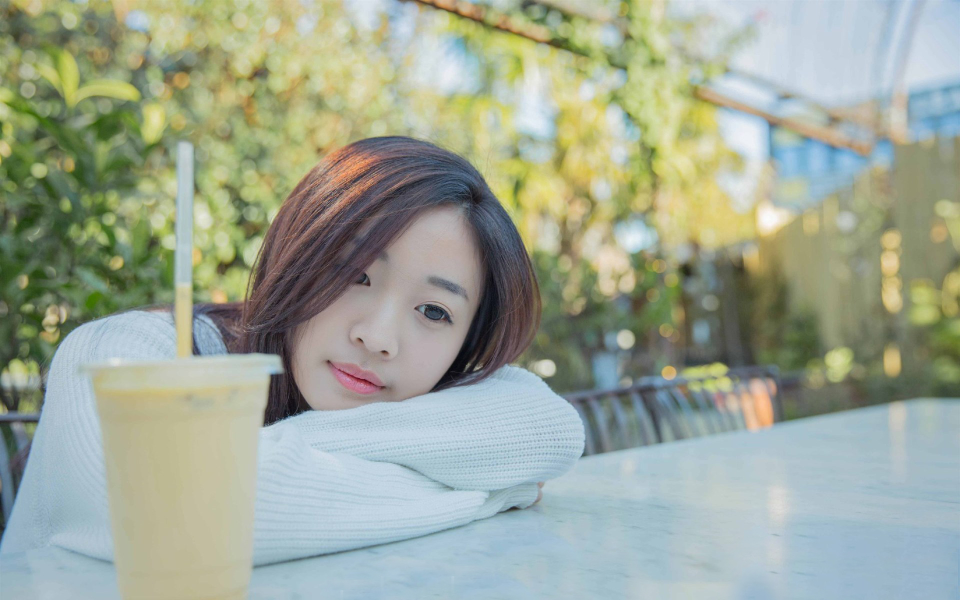
#> input picture PictureAnalysis/data/2018061301.jpg, 1920 x 1200 px (shown at 1/2 size)
$ python OpencvMask2.py
#> lines starting #> are read from the running program, lines starting #| are printed output that depends on the picture; after the words box and inside, x2 and y2 are one past the last pixel; in counts of white or black regions, pixels touching at a corner belong together
#!/usr/bin/env python3
# -*- encoding:utf-8 -*-

"""
@license:   (C) Copyright 2013-2017, Node Supply Chain Manager Corporation Limited.
@software:  PyCharm
@file:      PythonTools_OpencvMask.py
@author:    ziv
@time:      19-4-30
@version:   v1.0.0
@desc:      使用OpenCV实现隐藏图片功能
"""


import cv2
import numpy as np


class OpenCVMask():
    def __init__(self):
        img_width = 512
        img_height = 512
        show = "../data/2018061301.jpg"
        hide = "../data/2018061302.jpg"
        size = img_width, img_height
        # read img
        self.img_show = cv2.resize(cv2.imread(show), size, interpolation=cv2.INTER_CUBIC)
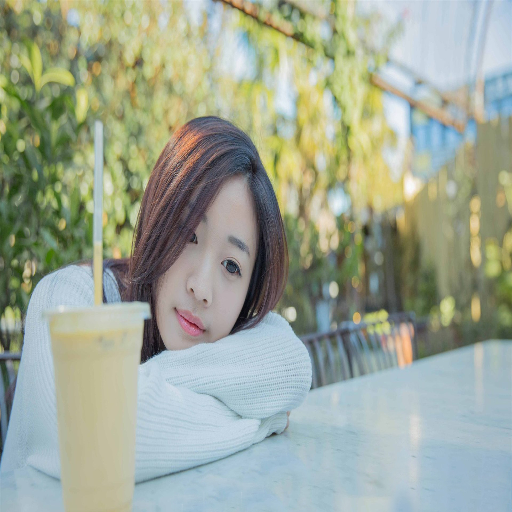
#> self.img_show: shape (512, 512, 3); mean B, G, R 150.1, 166.6, 157.7
        self.img_hide = cv2.resize(cv2.imread(hide), size, interpolation=cv2.INTER_CUBIC)
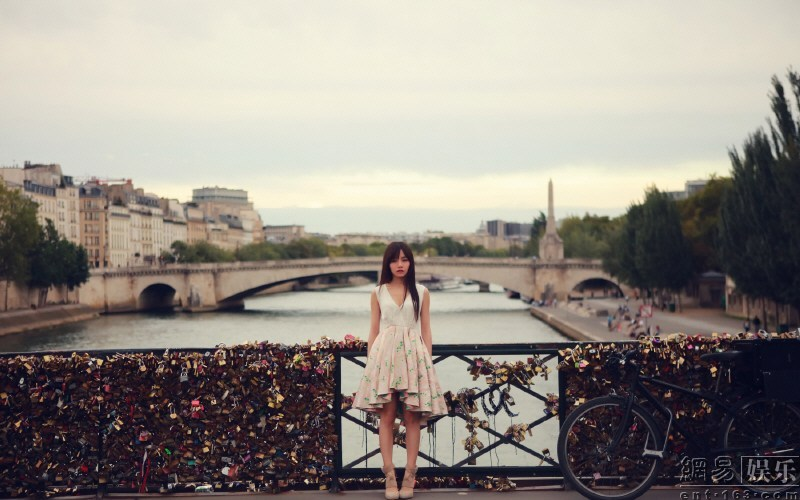
#> input picture PictureAnalysis/data/2018061302.jpg, 800 x 500 px
        print("1. 加载图片 -> finished")

    def image_bgr2gray(self):
        # Y = 0.299R + 0.587G + 0.114B
        self.img_show = cv2.cvtColor(self.img_show, cv2.COLOR_BGR2GRAY)
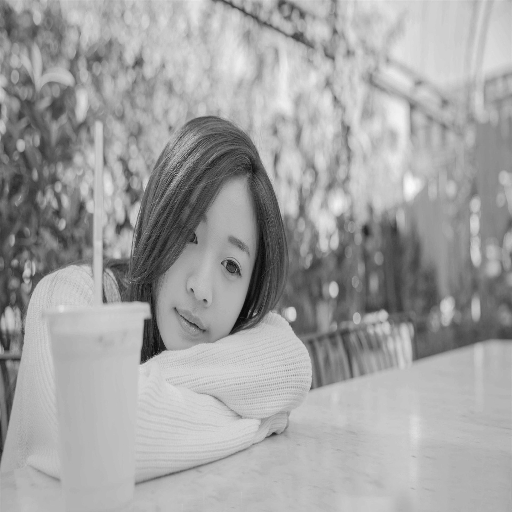
#> self.img_show: shape (512, 512); min 6, max 251, mean 162.1
        self.img_hide = cv2.cvtColor(self.img_hide, cv2.COLOR_BGR2GRAY)
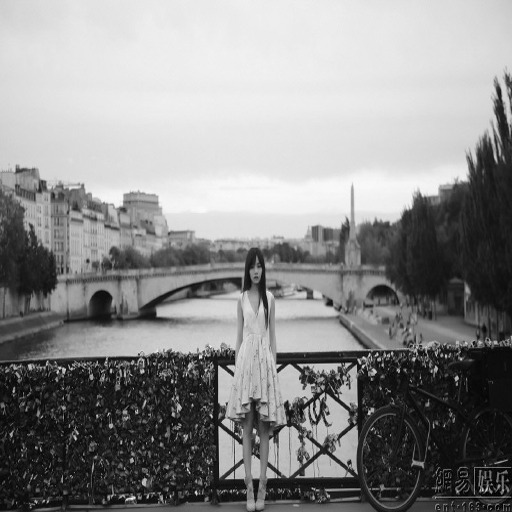
#> self.img_hide: shape (512, 512); min 0, max 250, mean 140.3
        print("2. 灰度处理 -> finished")
        # [8 lines of commented-out code are left out]

    def conv(self):
        # img = np.zeros((self.img_height, self.img_width, 4), np.uint8)
        # print(self.img_hide)

        alpha = 255 + self.img_hide - self.img_show
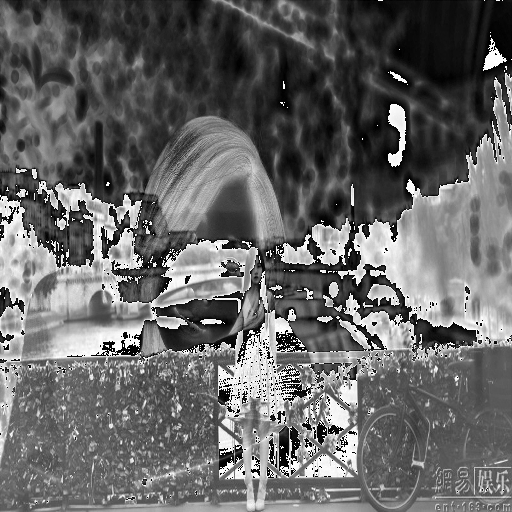
#> alpha: shape (512, 512); min 0, max 255, mean 102
        print(alpha)
#> (printed output is left out)
        data = np.clip((255 * (self.img_hide / (alpha + 1))), 0, 255)
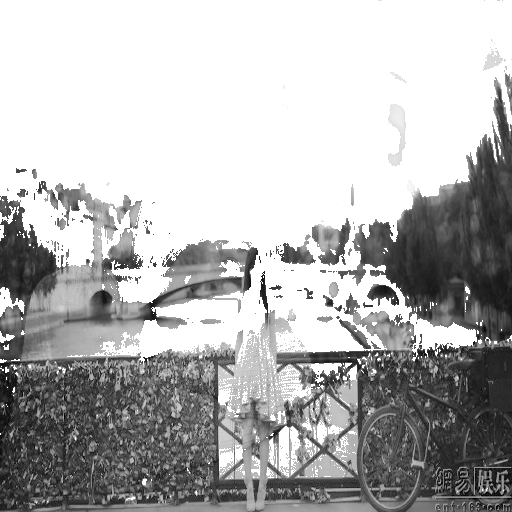
#> data: shape (512, 512) float64; min 0, max 255, mean 179.4
        print(data)
#> (printed output is left out)
        # [5 lines of commented-out code are left out]
        cv2.namedWindow("conv_img", cv2.WINDOW_NORMAL)
        cv2.imshow("conv_img", data)
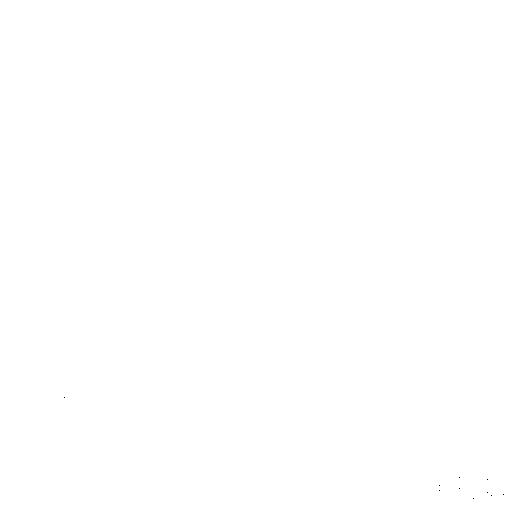
#> window 'conv_img': shape (512, 512); 100% white; black in thin lines or dots, all inside (x1, y1, x2, y2) = (64, 397, 504, 499)

    def add_mask(self):
        # [5 lines of commented-out code are left out]
        print("3. 覆盖蒙板 -> finished")

    def light_down(self):
        dark_img = np.uint8(np.clip((1.0 * self.img_hide - 50.0), 0, 255))
        # print(dark_img)
        tmp = np.hstack((self.img_hide, dark_img))
        cv2.namedWindow("light_down", cv2.WINDOW_NORMAL)
        cv2.imshow("light_down", tmp)
        print("4.1 白隐,显示图亮度减弱 -> finished")
        return dark_img

    def light_up(self):
        light_img = np.uint8(np.clip((1.3 * self.img_show + 0.0), 0, 255))
        # print(light_img)
        tmp = np.hstack((self.img_show, light_img))
        cv2.namedWindow("light_up", cv2.WINDOW_NORMAL)
        cv2.imshow("light_up", tmp)
        print("4.2 白隐,隐藏图亮度增强 -> finished")
        return light_img

    def overlap_img(self):
        visable = self.light_up()
        invisable = self.light_down()
        overlapping = cv2.addWeighted(visable, 1.0, invisable, 1.0, 0)
        overlapping[:, :, 3] = invisable[:, :, 3]
        # print(overlapping)
        # cv2.namedWindow("overlap_img", cv2.WINDOW_NORMAL)
        # cv2.imshow("overlap_img", overlapping)
        print("5. 图片合成 -> finished")
        return overlapping

    def file_out(self, img):
        cv2.imwrite("overlapping.png", img)
        print("6. 文件输出 -> finished.")

    def run(self):
        self.image_bgr2gray()
        # self.separate_value()
        self.add_mask()
        self.conv()
        # result = self.overlap_img()
        # self.file_out(result)
        cv2.waitKey(0)
        cv2.destroyAllWindows()


if __name__ == "__main__":
    try:
        test = OpenCVMask()
        test.run()
    except Exception as e:
        print(e)
